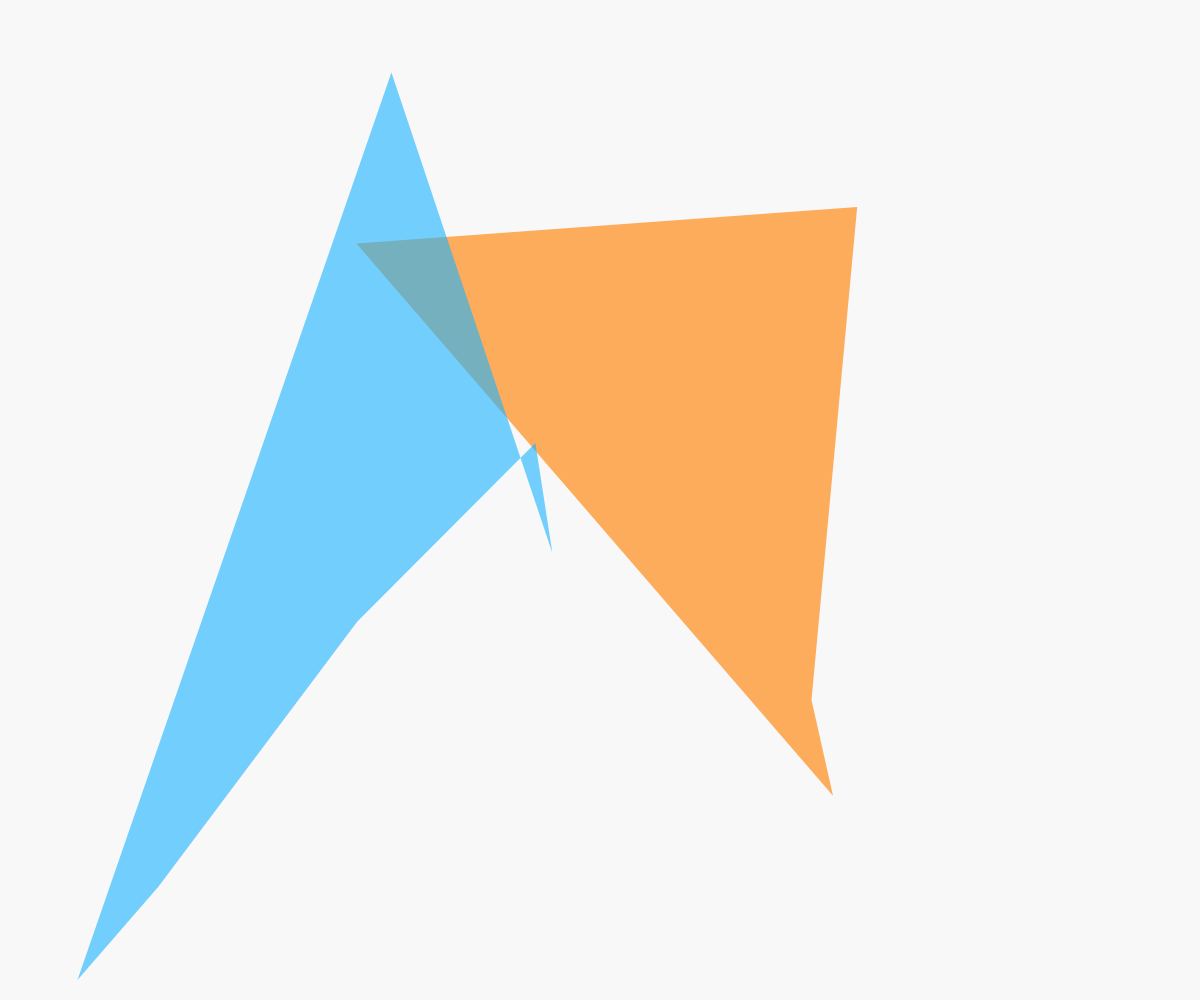
Frame 1 (no input)
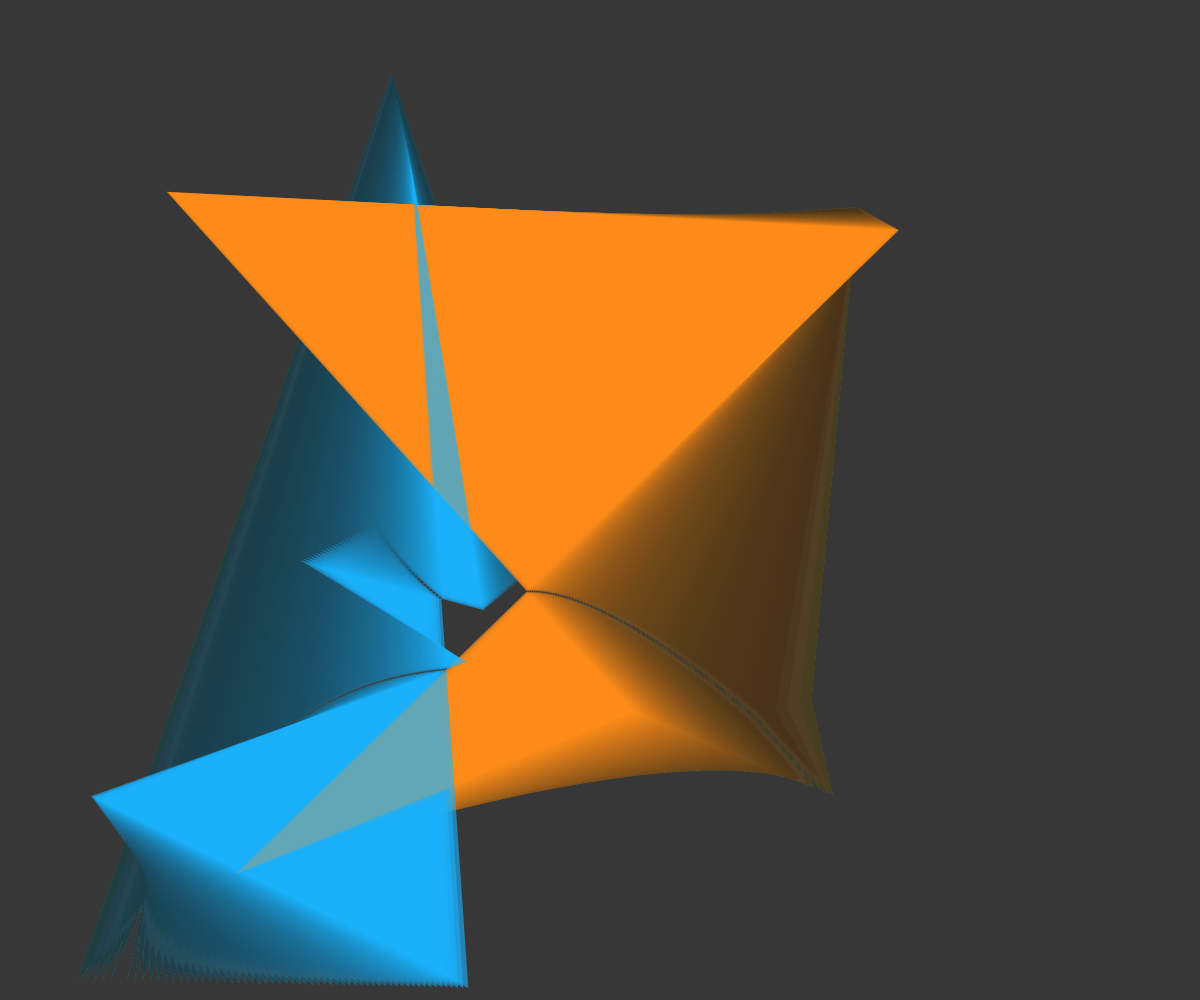
Frame 60 (no input)
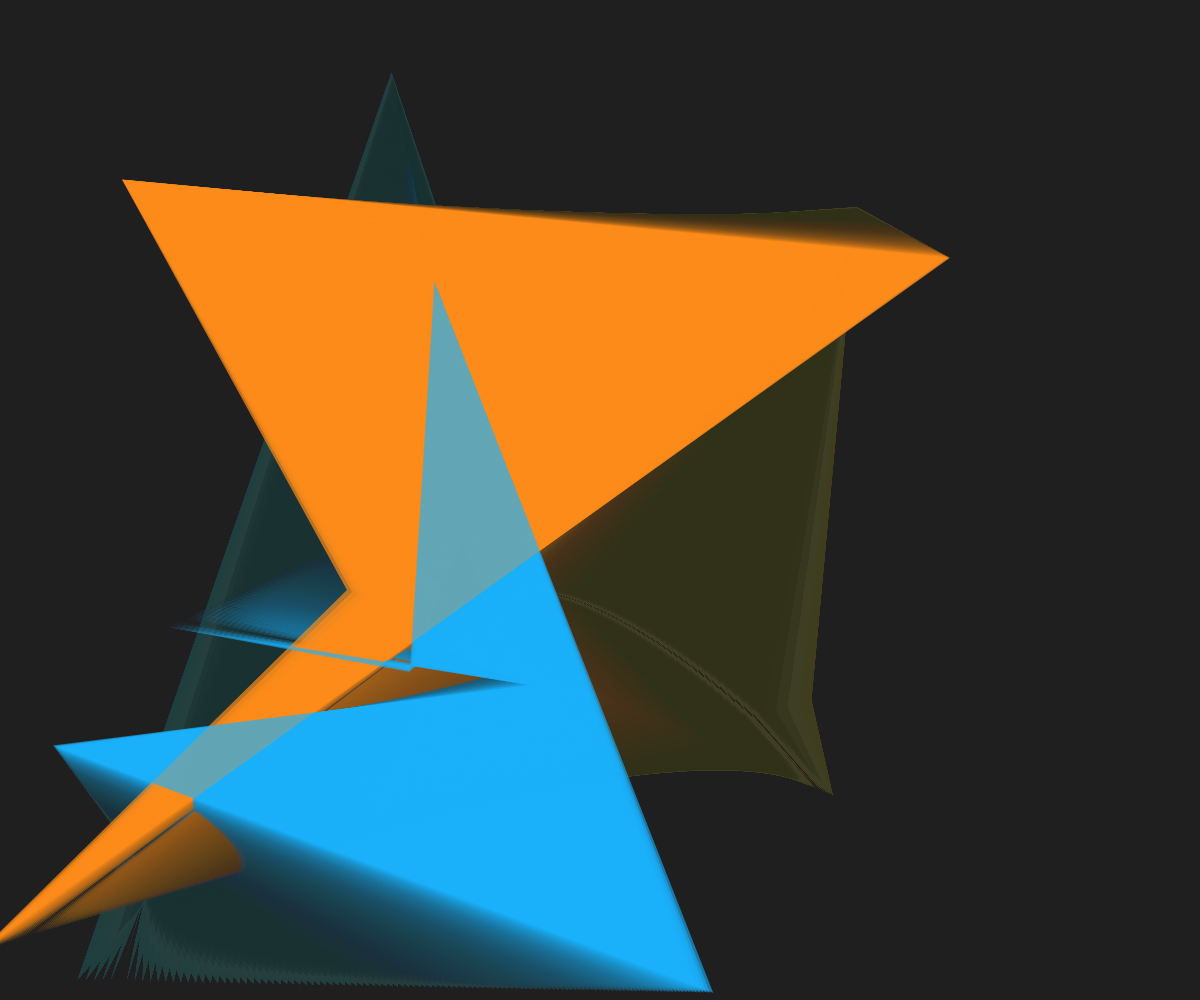
Frame 120 (the mouse pressed at the canvas centre since frame 60)

The p5.js sketch that drew these frames (run headless with seeded random() and noise() and a simulated clock; from frame 60 on, the mouse is pressed at the canvas centre):

// p5.js sketch
// ── sketch.js
// Configuration for two different shapes
var corners1 = 4;  // First shape vertex count
var corners2 = 6;  // Second shape vertex count
var v1 = [];       // First shape vertices
var t1 = [];       // First shape targets
var d1 = [];       // First shape distances
var h1 = 30;       // First shape starting hue
var v2 = [];       // Second shape vertices
var t2 = [];       // Second shape targets
var d2 = [];       // Second shape distances
var h2 = 200;      // Second shape starting hue (different color range)
var col1, col2, huedist1, huedist2;
var canvasWidth, canvasHeight;
var bgHue = 120;   // Background hue
var lerpSpeeds1 = []; // First shape lerp speeds
var lerpSpeeds2 = []; // Second shape lerp speeds
var baseSpeed1 = 0.015; // Base speed for first shape
var baseSpeed2 = 0.005; // Base speed for second shape (slower)

function setup() {
  canvasWidth = windowWidth;
  canvasHeight = windowHeight;
  createCanvas(canvasWidth, canvasHeight);
  colorMode(HSB, 360, 1, 1, 1);
  frameRate(30);
  initializeVertices();
  col1 = color(h1, 0.9, 1, 0.7);  
  col2 = color(h2, 0.9, 1, 0.6);
  noStroke();
}

function initializeVertices() {
  // Initialize first shape
  v1 = [];
  t1 = [];
  d1 = [];
  lerpSpeeds1 = [];
  let buffer = height * 0.2;
  for (let i = 0; i < corners1; i++) {
    v1[i] = createVector(random(width), random(height));
    t1[i] = createVector(
      random(-buffer, width + buffer),
      random(-buffer, height + buffer)
    );
    d1[i] = 0;
    lerpSpeeds1[i] = random(TWO_PI); // Random phase offset
  }
  
  // Initialize second shape
  v2 = [];
  t2 = [];
  d2 = [];
  lerpSpeeds2 = [];
  for (let i = 0; i < corners2; i++) {
    v2[i] = createVector(random(width), random(height));
    t2[i] = createVector(
      random(-buffer, width + buffer),
      random(-buffer, height + buffer)
    );
    d2[i] = 0;
    lerpSpeeds2[i] = random(TWO_PI); // Random phase offset
  }
}

function draw() {
  // Dynamic background with slow color fade
  var bgColor = color((bgHue + 180) % 360, 0.3, 0.2, 0.03);
  background(bgColor);
  
  // Slowly change background hue
  bgHue = (bgHue + 0.3) % 360;
  
  // Draw first shape
  col1 = color(h1, 0.9, 1, 0.7);
  fill(col1);
  beginShape();
  for (let i = 0; i < v1.length; i++) {
    vertex(v1[i].x, v1[i].y);
    // Varying lerp speed with unique phase offset for each vertex
    let lerpSpeed1 = baseSpeed1 * map(sin(frameCount * 0.008 + lerpSpeeds1[i]), -1, 1, 0.2, 2.5);
    v1[i] = p5.Vector.lerp(v1[i], t1[i], lerpSpeed1);
    d1[i] = dist(v1[i].x, v1[i].y, t1[i].x, t1[i].y);
    if (d1[i] < 1) {
      let buffer = height * 0.2;
      t1[i] = createVector(
        random(-buffer, width + buffer),
        random(-buffer, height + buffer)
      );
      h1 = (h1 + 5) % 360;  // Cycle through hues
    }
  }
  endShape(CLOSE);
  
  // Draw second shape
  col2 = color(h2, 0.9, 1, 0.6);
  fill(col2);
  beginShape();
  for (let i = 0; i < v2.length; i++) {
    vertex(v2[i].x, v2[i].y);
    // Varying lerp speed with unique phase offset for each vertex - slower than first shape
    let lerpSpeed2 = baseSpeed2 * map(sin(frameCount * 0.003 + lerpSpeeds2[i]), -1, 1, 0.1, 2.0);
    v2[i] = p5.Vector.lerp(v2[i], t2[i], lerpSpeed2);
    d2[i] = dist(v2[i].x, v2[i].y, t2[i].x, t2[i].y);
    if (d2[i] < 1) {
      let buffer = height * 0.2;
      t2[i] = createVector(
        random(-buffer, width + buffer),
        random(-buffer, height + buffer)
      );
      h2 = (h2 + 3) % 360;  // Cycle through hues more slowly
    }
  }
  endShape(CLOSE);
}

function windowResized() {
  canvasWidth = windowWidth;
  canvasHeight = windowHeight;
  resizeCanvas(canvasWidth, canvasHeight);
}
